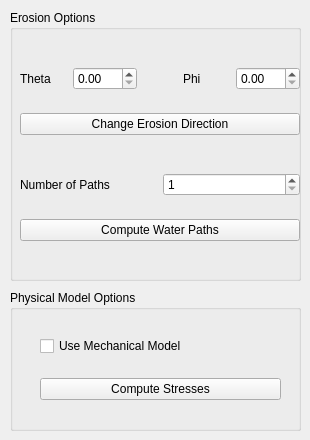
      <widget class="QWidget" name="tabVisualVoro">
       <attribute name="title">
        <string>Erosion</string>
       </attribute>
       <widget class="QGroupBox" name="groupBox_5">
        <property name="geometry">
         <rect>
          <x>10</x>
          <y>10</y>
          <width>291</width>
          <height>271</height>
         </rect>
        </property>
        <property name="title">
         <string>Erosion Options</string>
        </property>
        <widget class="QWidget" name="layoutWidget_2">
         <property name="geometry">
          <rect>
           <x>10</x>
           <y>40</y>
           <width>280</width>
           <height>211</height>
          </rect>
         </property>
         <layout class="QVBoxLayout" name="verticalLayout_7">
          <item>
           <layout class="QHBoxLayout" name="horizontalLayout_3">
            <item>
             <widget class="QLabel" name="theta">
              <property name="text">
               <string>Theta</string>
              </property>
             </widget>
            </item>
            <item>
             <widget class="QDoubleSpinBox" name="theta_spinbox">
              <property name="maximum">
               <double>180.000000000000000</double>
              </property>
             </widget>
            </item>
            <item>
             <spacer name="horizontalSpacer_5">
              <property name="orientation">
               <enum>Qt::Orientation::Horizontal</enum>
              </property>
              <property name="sizeType">
               <enum>QSizePolicy::Policy::Fixed</enum>
              </property>
              <property name="sizeHint" stdset="0">
               <size>
                <width>40</width>
                <height>20</height>
               </size>
              </property>
             </spacer>
            </item>
            <item>
             <widget class="QLabel" name="phi">
              <property name="text">
               <string>Phi</string>
              </property>
             </widget>
            </item>
            <item>
             <widget class="QDoubleSpinBox" name="phi_spinbox">
              <property name="maximum">
               <double>360.000000000000000</double>
              </property>
             </widget>
            </item>
           </layout>
          </item>
          <item>
           <widget class="QPushButton" name="change_direction">
            <property name="text">
             <string>Change Erosion Direction</string>
            </property>
           </widget>
          </item>
          <item>
           <spacer name="verticalSpacer_4">
            <property name="orientation">
             <enum>Qt::Orientation::Vertical</enum>
            </property>
            <property name="sizeType">
             <enum>QSizePolicy::Policy::Fixed</enum>
            </property>
            <property name="sizeHint" stdset="0">
             <size>
              <width>20</width>
              <height>15</height>
             </size>
            </property>
           </spacer>
          </item>
          <item>
           <layout class="QHBoxLayout" name="horizontalLayout_4">
            <item>
             <widget class="QLabel" name="label_2">
              <property name="text">
               <string>Number of Paths</string>
              </property>
             </widget>
            </item>
            <item>
             <widget class="QSpinBox" name="paths_num">
              <property name="minimum">
               <number>1</number>
              </property>
              <property name="maximum">
               <number>100000</number>
              </property>
              <property name="singleStep">
               <number>100</number>
              </property>
             </widget>
            </item>
           </layout>
          </item>
          <item>
           <widget class="QPushButton" name="compute_water_path">
            <property name="text">
             <string>Compute Water Paths</string>
            </property>
           </widget>
          </item>
         </layout>
        </widget>
       </widget>
       <widget class="QGroupBox" name="groupBox_6">
        <property name="geometry">
         <rect>
          <x>10</x>
          <y>290</y>
          <width>291</width>
          <height>141</height>
         </rect>
        </property>
        <property name="title">
         <string>Physical Model Options</string>
        </property>
        <widget class="QWidget" name="layoutWidget">
         <property name="geometry">
          <rect>
           <x>30</x>
           <y>30</y>
           <width>241</width>
           <height>96</height>
          </rect>
         </property>
         <layout class="QVBoxLayout" name="verticalLayout_12">
          <item>
           <widget class="QCheckBox" name="useMechanicalModel">
            <property name="text">
             <string>Use Mechanical Model</string>
            </property>
           </widget>
          </item>
          <item>
           <widget class="QPushButton" name="compute_stress">
            <property name="text">
             <string>Compute Stresses</string>
            </property>
           </widget>
          </item>
         </layout>
        </widget>
       </widget>
      </widget>
